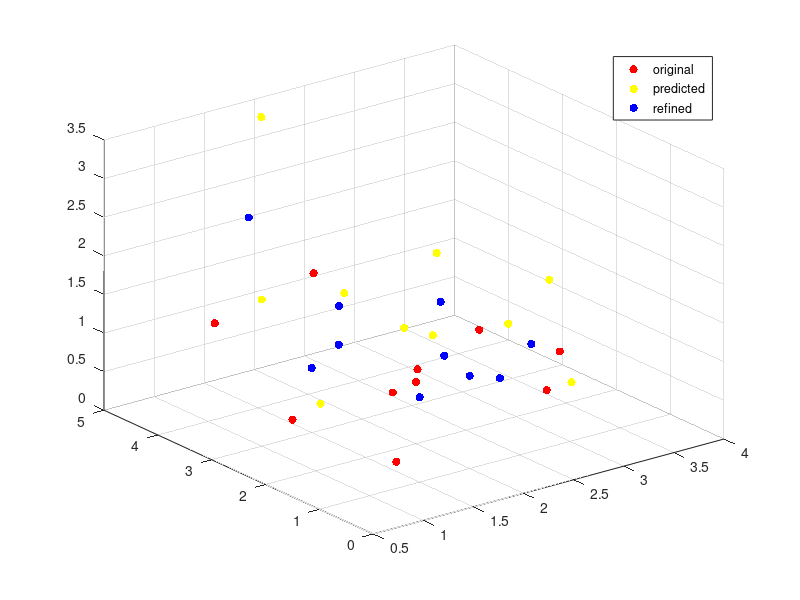

Here is the MATLAB script that generated this plot:
x = [2.5,2.0,1.5,1.0,2.5,2.9,0.5,0.8,2.9,2.0];
y = [2.9,2.0,1.5,0.5,0.5,1.0,1.5,3.5,2.5,3.9];
z = [0.5,0.8,1.0,0.6,1.0,1.2,1.0,1.5,1.0,1.6];

x_pred = [3.5,1.0,1.5,1.9,3.6,1.9,1.4,1.8,2.1,1.0];
y_pred = [1.9,3.0,2.4,1.5,2.5,0.1,1.1,4.5,1.8,1.91];
z_pred = [0.3,1.9,2.0,1.6,1.4,2.2,2.0,3.5,2.5,0.9];

x_pred_better = [3.0,1.5,1.8,1.5,2.0,2.4,0.8,1.3,2.3,1.5];
y_pred_better = [2.3,2.5,1.1,1.0,1.0,0.6,1.7,3.8,2.1,2.5];
z_pred_better = [0.4,1.8,1.5,1.1,1.2,1.6,1.5,2.6,1.7,1.3];

figure(1)
scatter3(x, y, z, 'r', 'filled')
hold on
scatter3(x_pred, y_pred, z_pred, 'y', 'filled')
hold on
scatter3(x_pred_better, y_pred_better,z_pred_better,'b','filled')
hold off
grid on
legend('original','predicted','refined')